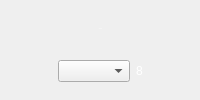
                      <widget class="QWidget" name="widget_p1_sensor_8" native="true">
                       <property name="sizePolicy">
                        <sizepolicy hsizetype="Preferred" vsizetype="Expanding">
                         <horstretch>0</horstretch>
                         <verstretch>0</verstretch>
                        </sizepolicy>
                       </property>
                       <property name="minimumSize">
                        <size>
                         <width>0</width>
                         <height>100</height>
                        </size>
                       </property>
                       <property name="maximumSize">
                        <size>
                         <width>16777215</width>
                         <height>16777215</height>
                        </size>
                       </property>
                       <property name="styleSheet">
                        <string notr="true">QWidget#widget_sensor1 {
    border-image: url(display_widget.png);
    background-repeat: no-repeat;
    background-position: center;
    background-size: cover;
}</string>
                       </property>
                       <layout class="QGridLayout" name="gridLayout_12" rowstretch="0">
                        <item row="0" column="0">
                         <layout class="QVBoxLayout" name="vlayout_p1_sensor_8" stretch="1,1">
                          <item>
                           <layout class="QHBoxLayout" name="horizontalLayout_23">
                            <item>
                             <spacer name="horizontalSpacer_41">
                              <property name="orientation">
                               <enum>Qt::Horizontal</enum>
                              </property>
                              <property name="sizeHint" stdset="0">
                               <size>
                                <width>40</width>
                                <height>20</height>
                               </size>
                              </property>
                             </spacer>
                            </item>
                            <item>
                             <widget class="QLabel" name="lbl_p1_sensor_name_8">
                              <property name="palette">
                               <palette>
                                <active>
                                 <colorrole role="WindowText">
                                  <brush brushstyle="SolidPattern">
                                   <color alpha="255">
                                    <red>255</red>
                                    <green>255</green>
                                    <blue>255</blue>
                                   </color>
                                  </brush>
                                 </colorrole>
                                </active>
                                <inactive>
                                 <colorrole role="WindowText">
                                  <brush brushstyle="SolidPattern">
                                   <color alpha="255">
                                    <red>255</red>
                                    <green>255</green>
                                    <blue>255</blue>
                                   </color>
                                  </brush>
                                 </colorrole>
                                </inactive>
                                <disabled>
                                 <colorrole role="WindowText">
                                  <brush brushstyle="SolidPattern">
                                   <color alpha="255">
                                    <red>120</red>
                                    <green>120</green>
                                    <blue>120</blue>
                                   </color>
                                  </brush>
                                 </colorrole>
                                </disabled>
                               </palette>
                              </property>
                              <property name="font">
                               <font>
                                <family>Arial</family>
                                <pointsize>-1</pointsize>
                               </font>
                              </property>
                              <property name="text">
                               <string>Sensor</string>
                              </property>
                              <property name="scaledContents">
                               <bool>true</bool>
                              </property>
                              <property name="alignment">
                               <set>Qt::AlignCenter</set>
                              </property>
                             </widget>
                            </item>
                            <item>
                             <spacer name="horizontalSpacer_42">
                              <property name="orientation">
                               <enum>Qt::Horizontal</enum>
                              </property>
                              <property name="sizeHint" stdset="0">
                               <size>
                                <width>40</width>
                                <height>20</height>
                               </size>
                              </property>
                             </spacer>
                            </item>
                           </layout>
                          </item>
                          <item>
                           <layout class="QHBoxLayout" name="horizontalLayout_24">
                            <item>
                             <spacer name="horizontalSpacer_43">
                              <property name="orientation">
                               <enum>Qt::Horizontal</enum>
                              </property>
                              <property name="sizeHint" stdset="0">
                               <size>
                                <width>40</width>
                                <height>20</height>
                               </size>
                              </property>
                             </spacer>
                            </item>
                            <item>
                             <widget class="QComboBox" name="combo_p1_sensor_selector_8"/>
                            </item>
                            <item>
                             <widget class="QLabel" name="lbl_p1_sensor_8">
                              <property name="palette">
                               <palette>
                                <active>
                                 <colorrole role="WindowText">
                                  <brush brushstyle="SolidPattern">
                                   <color alpha="255">
                                    <red>255</red>
                                    <green>255</green>
                                    <blue>255</blue>
                                   </color>
                                  </brush>
                                 </colorrole>
                                </active>
                                <inactive>
                                 <colorrole role="WindowText">
                                  <brush brushstyle="SolidPattern">
                                   <color alpha="255">
                                    <red>255</red>
                                    <green>255</green>
                                    <blue>255</blue>
                                   </color>
                                  </brush>
                                 </colorrole>
                                </inactive>
                                <disabled>
                                 <colorrole role="WindowText">
                                  <brush brushstyle="SolidPattern">
                                   <color alpha="255">
                                    <red>120</red>
                                    <green>120</green>
                                    <blue>120</blue>
                                   </color>
                                  </brush>
                                 </colorrole>
                                </disabled>
                               </palette>
                              </property>
                              <property name="text">
                               <string>8</string>
                              </property>
                              <property name="scaledContents">
                               <bool>true</bool>
                              </property>
                              <property name="alignment">
                               <set>Qt::AlignCenter</set>
                              </property>
                             </widget>
                            </item>
                            <item>
                             <spacer name="horizontalSpacer_44">
                              <property name="orientation">
                               <enum>Qt::Horizontal</enum>
                              </property>
                              <property name="sizeHint" stdset="0">
                               <size>
                                <width>40</width>
                                <height>20</height>
                               </size>
                              </property>
                             </spacer>
                            </item>
                           </layout>
                          </item>
                         </layout>
                        </item>
                       </layout>
                      </widget>
